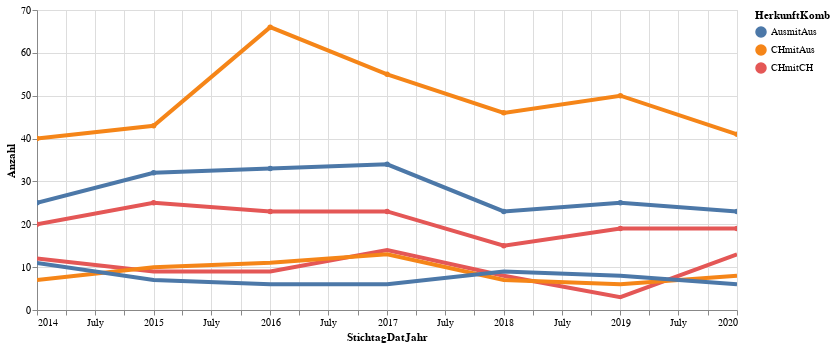

Write notebook code for a chart like this one.
### Code cell
# mySelection = data2betested[(data2betested.HerkunftKombCd == 1) & (data2betested.SexLang == "männlich")]
mySelection = data2betested[(data2betested.HerkunftKombCd != 0) & (data2betested.SexLang == "männlich")]
mySelection2 = data2betested[(data2betested.HerkunftKombCd != 0) & (data2betested.SexLang == "weiblich")]
mySelection3 = data2betested[(data2betested.HerkunftKombCd != 0) & (data2betested.SexLang == "männlich")]
mySelection4 = data2betested[(data2betested.HerkunftKombCd != 0) & (data2betested.SexLang == "weiblich")]

highlight = alt.selection(type='single', on='mouseover',
                          fields=['HerkunftKomb'], nearest=True)
#x='date:StichtagDatJahr',
base = alt.Chart(mySelection).encode(
    x='StichtagDatJahr',
    y='Anzahl',
    color='HerkunftKomb'
)

second = alt.Chart(mySelection2).encode(
    x='StichtagDatJahr',
    y='Anzahl',
    color='HerkunftKomb'
)

third = alt.Chart(mySelection3).encode(
    x='StichtagDatJahr',
    y='Anzahl',
    color='HerkunftKomb'
)

fourth = alt.Chart(mySelection4).encode(
    x='StichtagDatJahr',
    y='Anzahl',
    color='HerkunftKomb'
)


points = base.mark_circle().encode(
    opacity=alt.value(2)
).add_selection(
    highlight
).properties(
    width=700 , height=300
)

lines4 = fourth.mark_line().encode(
    size=alt.condition(~highlight, alt.value(1.5), alt.value(4))
)

lines3 = third.mark_line().encode(
    size=alt.condition(~highlight, alt.value(1.5), alt.value(4))
)

lines2 = second.mark_line().encode(
    size=alt.condition(~highlight, alt.value(1.5), alt.value(4))
)

lines = base.mark_line().encode(
    size=alt.condition(~highlight, alt.value(1.5), alt.value(4))
).interactive()



points + lines + lines2

### Figure 1 — Vega-Lite specification as saved in the notebook (floating-point values rounded to 4 significant figures)
{"config": {"view": {"continuousWidth": 400, "continuousHeight": 300}}, "layer": [{"mark": "circle", "encoding": {"color": {"type": "nominal", "field": "HerkunftKomb"}, "opacity": {"value": 2}, "x": {"type": "temporal", "field": "StichtagDatJahr"}, "y": {"type": "quantitative", "field": "Anzahl"}}, "height": 300, "selection": {"selector008": {"type": "single", "on": "mouseover", "fields": ["HerkunftKomb"], "nearest": true}}, "width": 700}, {"mark": "line", "encoding": {"color": {"type": "nominal", "field": "HerkunftKomb"}, "size": {"condition": {"value": 1.5, "selection": {"not": "selector008"}}, "value": 4}, "x": {"type": "temporal", "field": "StichtagDatJahr"}, "y": {"type": "quantitative", "field": "Anzahl"}}, "selection": {"selector009": {"type": "interval", "bind": "scales", "encodings": ["x", "y"]}}}, {"data": {"name": "data-6c29dbb4ce897825cffd23166b175031"}, "mark": "line", "encoding": {"color": {"type": "nominal", "field": "HerkunftKomb"}, "size": {"condition": {"value": 1.5, "selection": {"not": "selector008"}}, "value": 4}, "x": {"type": "temporal", "field": "StichtagDatJahr"}, "y": {"type": "quantitative", "field": "Anzahl"}}}], "data": {"name": "data-8229414667b33cd3b386edd050b9cc4f"}, "$schema": "https://vega.github.io/schema/vega-lite/v4.8.1.json", "datasets": {"data-8229414667b33cd3b386edd050b9cc4f": [{"EreignisDatJahr": 2014, "SexLang": "männlich", "SexCd": 1, "HerkunftKomb": "CHmitCH", "HerkunftKombCd": 1, "Anzahl": 20, "StichtagDatJahr": "2014-01-01T00:00:00"}, {"EreignisDatJahr": 2014, "SexLang": "männlich", "SexCd": 1, "HerkunftKomb": "CHmitAus", "HerkunftKombCd": 2, "Anzahl": 40, "StichtagDatJahr": "2014-01-01T00:00:00"}, {"EreignisDatJahr": 2014, "SexLang": "männlich", "SexCd": 1, "HerkunftKomb": "AusmitAus", "HerkunftKombCd": 3, "Anzahl": 25, "StichtagDatJahr": "2014-01-01T00:00:00"}, {"EreignisDatJahr": 2015, "SexLang": "männlich", "SexCd": 1, "HerkunftKomb": "CHmitCH", "HerkunftKombCd": 1, "Anzahl": 25, "StichtagDatJahr": "2015-01-01T00:00:00"}, {"EreignisDatJahr": 2015, "SexLang": "männlich", "SexCd": 1, "HerkunftKomb": "CHmitAus", "HerkunftKombCd": 2, "Anzahl": 43, "StichtagDatJahr": "2015-01-01T00:00:00"}, {"EreignisDatJahr": 2015, "SexLang": "männlich", "SexCd": 1, "HerkunftKomb": "AusmitAus", "HerkunftKombCd": 3, "Anzahl": 32, "StichtagDatJahr": "2015-01-01T00:00:00"}, {"EreignisDatJahr": 2016, "SexLang": "männlich", "SexCd": 1, "HerkunftKomb": "CHmitCH", "HerkunftKombCd": 1, "Anzahl": 23, "StichtagDatJahr": "2016-01-01T00:00:00"}, {"EreignisDatJahr": 2016, "SexLang": "männlich", "SexCd": 1, "HerkunftKomb": "CHmitAus", "HerkunftKombCd": 2, "Anzahl": 66, "StichtagDatJahr": "2016-01-01T00:00:00"}, {"EreignisDatJahr": 2016, "SexLang": "männlich", "SexCd": 1, "HerkunftKomb": "AusmitAus", "HerkunftKombCd": 3, "Anzahl": 33, "StichtagDatJahr": "2016-01-01T00:00:00"}, {"EreignisDatJahr": 2017, "SexLang": "männlich", "SexCd": 1, "HerkunftKomb": "CHmitCH", "HerkunftKombCd": 1, "Anzahl": 23, "StichtagDatJahr": "2017-01-01T00:00:00"}, {"EreignisDatJahr": 2017, "SexLang": "männlich", "SexCd": 1, "HerkunftKomb": "CHmitAus", "HerkunftKombCd": 2, "Anzahl": 55, "StichtagDatJahr": "2017-01-01T00:00:00"}, {"EreignisDatJahr": 2017, "SexLang": "männlich", "SexCd": 1, "HerkunftKomb": "AusmitAus", "HerkunftKombCd": 3, "Anzahl": 34, "StichtagDatJahr": "2017-01-01T00:00:00"}, {"EreignisDatJahr": 2018, "SexLang": "männlich", "SexCd": 1, "HerkunftKomb": "CHmitCH", "HerkunftKombCd": 1, "Anzahl": 15, "StichtagDatJahr": "2018-01-01T00:00:00"}, {"EreignisDatJahr": 2018, "SexLang": "männlich", "SexCd": 1, "HerkunftKomb": "CHmitAus", "HerkunftKombCd": 2, "Anzahl": 46, "StichtagDatJahr": "2018-01-01T00:00:00"}, {"EreignisDatJahr": 2018, "SexLang": "männlich", "SexCd": 1, "HerkunftKomb": "AusmitAus", "HerkunftKombCd": 3, "Anzahl": 23, "StichtagDatJahr": "2018-01-01T00:00:00"}, {"EreignisDatJahr": 2019, "SexLang": "männlich", "SexCd": 1, "HerkunftKomb": "CHmitCH", "HerkunftKombCd": 1, "Anzahl": 19, "StichtagDatJahr": "2019-01-01T00:00:00"}, {"EreignisDatJahr": 2019, "SexLang": "männlich", "SexCd": 1, "HerkunftKomb": "CHmitAus", "HerkunftKombCd": 2, "Anzahl": 50, "StichtagDatJahr": "2019-01-01T00:00:00"}, {"EreignisDatJahr": 2019, "SexLang": "männlich", "SexCd": 1, "HerkunftKomb": "AusmitAus", "HerkunftKombCd": 3, "Anzahl": 25, "StichtagDatJahr": "2019-01-01T00:00:00"}, {"EreignisDatJahr": 2020, "SexLang": "männlich", "SexCd": 1, "HerkunftKomb": "CHmitCH", "HerkunftKombCd": 1, "Anzahl": 19, "StichtagDatJahr": "2020-01-01T00:00:00"}, {"EreignisDatJahr": 2020, "SexLang": "männlich", "SexCd": 1, "HerkunftKomb": "CHmitAus", "HerkunftKombCd": 2, "Anzahl": 41, "StichtagDatJahr": "2020-01-01T00:00:00"}, {"EreignisDatJahr": 2020, "SexLang": "männlich", "SexCd": 1, "HerkunftKomb": "AusmitAus", "HerkunftKombCd": 3, "Anzahl": 23, "StichtagDatJahr": "2020-01-01T00:00:00"}], "data-6c29dbb4ce897825cffd23166b175031": [{"EreignisDatJahr": 2014, "SexLang": "weiblich", "SexCd": 2, "HerkunftKomb": "CHmitCH", "HerkunftKombCd": 1, "Anzahl": 12, "StichtagDatJahr": "2014-01-01T00:00:00"}, {"EreignisDatJahr": 2014, "SexLang": "weiblich", "SexCd": 2, "HerkunftKomb": "CHmitAus", "HerkunftKombCd": 2, "Anzahl": 7, "StichtagDatJahr": "2014-01-01T00:00:00"}, {"EreignisDatJahr": 2014, "SexLang": "weiblich", "SexCd": 2, "HerkunftKomb": "AusmitAus", "HerkunftKombCd": 3, "Anzahl": 11, "StichtagDatJahr": "2014-01-01T00:00:00"}, {"EreignisDatJahr": 2015, "SexLang": "weiblich", "SexCd": 2, "HerkunftKomb": "CHmitCH", "HerkunftKombCd": 1, "Anzahl": 9, "StichtagDatJahr": "2015-01-01T00:00:00"}, {"EreignisDatJahr": 2015, "SexLang": "weiblich", "SexCd": 2, "HerkunftKomb": "CHmitAus", "HerkunftKombCd": 2, "Anzahl": 10, "StichtagDatJahr": "2015-01-01T00:00:00"}, {"EreignisDatJahr": 2015, "SexLang": "weiblich", "SexCd": 2, "HerkunftKomb": "AusmitAus", "HerkunftKombCd": 3, "Anzahl": 7, "StichtagDatJahr": "2015-01-01T00:00:00"}, {"EreignisDatJahr": 2016, "SexLang": "weiblich", "SexCd": 2, "HerkunftKomb": "CHmitCH", "HerkunftKombCd": 1, "Anzahl": 9, "StichtagDatJahr": "2016-01-01T00:00:00"}, {"EreignisDatJahr": 2016, "SexLang": "weiblich", "SexCd": 2, "HerkunftKomb": "CHmitAus", "HerkunftKombCd": 2, "Anzahl": 11, "StichtagDatJahr": "2016-01-01T00:00:00"}, {"EreignisDatJahr": 2016, "SexLang": "weiblich", "SexCd": 2, "HerkunftKomb": "AusmitAus", "HerkunftKombCd": 3, "Anzahl": 6, "StichtagDatJahr": "2016-01-01T00:00:00"}, {"EreignisDatJahr": 2017, "SexLang": "weiblich", "SexCd": 2, "HerkunftKomb": "CHmitCH", "HerkunftKombCd": 1, "Anzahl": 14, "StichtagDatJahr": "2017-01-01T00:00:00"}, {"EreignisDatJahr": 2017, "SexLang": "weiblich", "SexCd": 2, "HerkunftKomb": "CHmitAus", "HerkunftKombCd": 2, "Anzahl": 13, "StichtagDatJahr": "2017-01-01T00:00:00"}, {"EreignisDatJahr": 2017, "SexLang": "weiblich", "SexCd": 2, "HerkunftKomb": "AusmitAus", "HerkunftKombCd": 3, "Anzahl": 6, "StichtagDatJahr": "2017-01-01T00:00:00"}, {"EreignisDatJahr": 2018, "SexLang": "weiblich", "SexCd": 2, "HerkunftKomb": "CHmitCH", "HerkunftKombCd": 1, "Anzahl": 8, "StichtagDatJahr": "2018-01-01T00:00:00"}, {"EreignisDatJahr": 2018, "SexLang": "weiblich", "SexCd": 2, "HerkunftKomb": "CHmitAus", "HerkunftKombCd": 2, "Anzahl": 7, "StichtagDatJahr": "2018-01-01T00:00:00"}, {"EreignisDatJahr": 2018, "SexLang": "weiblich", "SexCd": 2, "HerkunftKomb": "AusmitAus", "HerkunftKombCd": 3, "Anzahl": 9, "StichtagDatJahr": "2018-01-01T00:00:00"}, {"EreignisDatJahr": 2019, "SexLang": "weiblich", "SexCd": 2, "HerkunftKomb": "CHmitCH", "HerkunftKombCd": 1, "Anzahl": 3, "StichtagDatJahr": "2019-01-01T00:00:00"}, {"EreignisDatJahr": 2019, "SexLang": "weiblich", "SexCd": 2, "HerkunftKomb": "CHmitAus", "HerkunftKombCd": 2, "Anzahl": 6, "StichtagDatJahr": "2019-01-01T00:00:00"}, {"EreignisDatJahr": 2019, "SexLang": "weiblich", "SexCd": 2, "HerkunftKomb": "AusmitAus", "HerkunftKombCd": 3, "Anzahl": 8, "StichtagDatJahr": "2019-01-01T00:00:00"}, {"EreignisDatJahr": 2020, "SexLang": "weiblich", "SexCd": 2, "HerkunftKomb": "CHmitCH", "HerkunftKombCd": 1, "Anzahl": 13, "StichtagDatJahr": "2020-01-01T00:00:00"}, {"EreignisDatJahr": 2020, "SexLang": "weiblich", "SexCd": 2, "HerkunftKomb": "CHmitAus", "HerkunftKombCd": 2, "Anzahl": 8, "StichtagDatJahr": "2020-01-01T00:00:00"}, {"EreignisDatJahr": 2020, "SexLang": "weiblich", "SexCd": 2, "HerkunftKomb": "AusmitAus", "HerkunftKombCd": 3, "Anzahl": 6, "StichtagDatJahr": "2020-01-01T00:00:00"}]}}
